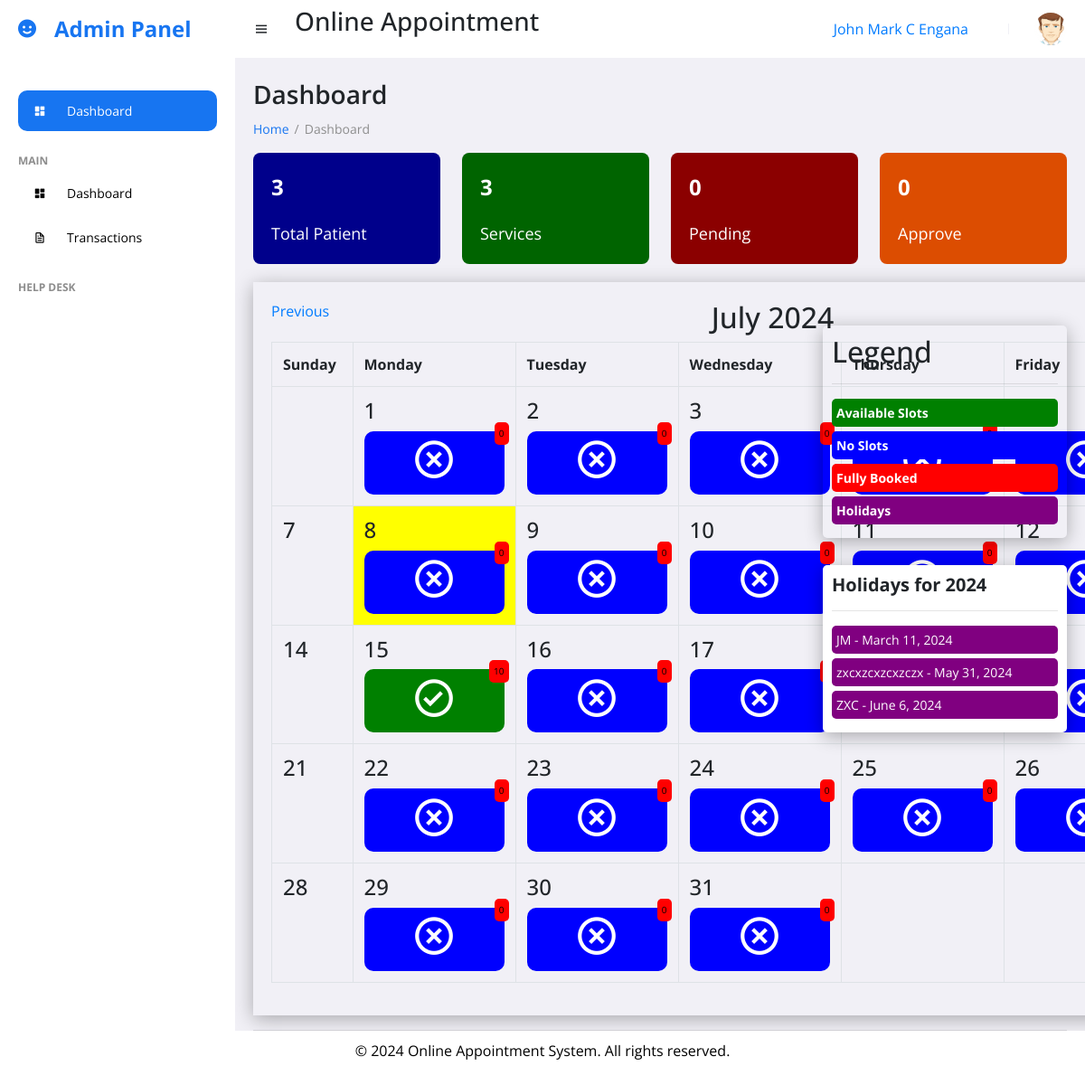
The app's page /patient/index.php (signed in) with its own data.
### tables this page shows
CREATE TABLE `tbl_holidays` (
  `id` int(11) NOT NULL,
  `date` varchar(50) NOT NULL,
  `description` varchar(100) NOT NULL
);

### patient/index.php (the view, shortened to what this page needs)
<!DOCTYPE html>
<html lang="en">
<head>
	<link rel="stylesheet" href="sweetalert2.min.css">
	<link rel="stylesheet" href="https://cdn.jsdelivr.net/npm/bootstrap@4.0.0/dist/css/bootstrap.min.css">
	<link href='https://unpkg.com/boxicons@2.0.9/css/boxicons.min.css' rel='stylesheet'>
	<link href="https://cdn.datatables.net/1.13.4/css/jquery.dataTables.min.css" rel="stylesheet">
	<link rel="stylesheet" href="../css/style.css">
</head>
<body>
	<?php
		include ("includes/sidebar.php");
		?>
	<section id="content">
		<?php
		include ("includes/navbar.php");
		?>
		<main>
			<h1 class="title">Dashboard</h1>
			<ul class="breadcrumbs">
				<li><a href="#">Home</a></li>
				<li class="divider">/</li>
				<li><a href="#" class="active">Dashboard</a></li>
			</ul>
			<div class="dashboard-row">
            <?php
include("../querys/db_config.php");
$sql = "SELECT COUNT(*) AS totalPatients FROM tbl_transaction";
$result = $connection->query($sql);
if ($result) {
    $row = $result->fetch_assoc();
    $totalPatients = $row['totalPatients'];
} else {
    $totalPatients = 'N/A';
}
?>
    <div class="dashboard-element total-patient">
        <div class="count"><?php echo $totalPatients; ?></div>
        <div class="textpanel">Total Patient</div>
    </div>
    <?php
include("../querys/db_config.php");
$sql = "SELECT COUNT(*) AS totalServices FROM tbl_service";
$result = $connection->query($sql);
if ($result) {
    $row = $result->fetch_assoc();
    $totalServices = $row['totalServices'];
} else {
    $totalServices = '0';
}
?>
    <div class="dashboard-element services">
    <div class="count"><?php echo $totalServices; ?></div>
        <div class="textpanel">Services</div>
    </div>
    <?php
include("../querys/db_config.php");
$sqlTotalPending = "SELECT COUNT(*) AS totalPending FROM tbl_transaction WHERE status = 'Pending'";
$resultTotalPending = $connection->query($sqlTotalPending);
if ($resultTotalPending) {
    $rowTotalPending = $resultTotalPending->fetch_assoc();
    $totalPending = $rowTotalPending['totalPending'];
} else {
    $totalPending = '0';
}
?>
    <div class="dashboard-element pending">
    <div class="count"><?php echo $totalPending; ?></div>
        <div class="textpanel">Pending</div>
    </div>
    <?php
include("../querys/db_config.php");
$sqlTotalApprove = "SELECT COUNT(*) AS totalApprove FROM tbl_transaction WHERE status = 'Approve'";
$resultTotalApprove = $connection->query($sqlTotalApprove);
if ($resultTotalApprove) {
    $rowTotalApprove = $resultTotalApprove->fetch_assoc();
    $totalApprove = $rowTotalApprove['totalApprove'];
} else {
    $totalApprove = '0';
}
?>
    <div class="dashboard-element approve">
    <div class="count"><?php echo $totalApprove; ?></div>
        <div class="textpanel">Approve</div>
    </div>
     </div>
           <div class="containerforcalendar">
            <div class="row">
				<div class="col-md-12">
<?php
				include ("calendar.php");
				?>
              </div>
			  </div>
			  </div>
			  <div class="legend-container">
    <h2>Legend</h2>
	<hr>
    <ul class="legend">
        <li class="legend-item legend-green">Available Slots</li>
        <li class="legend-item legend-blue">No Slots</li>
        <li class="legend-item legend-red">Fully Booked</li>
        <li class="legend-item legend-purple">Holidays</li>
    </ul>
</div>
	<?php
include("../querys/db_config.php");
$sql = "SELECT * FROM tbl_holidays ";
$result = mysqli_query($connection, $sql);
if (mysqli_num_rows($result) > 0) {
    echo "<div class='holiday-container'>";
    echo "<h2>Holidays for 2024</h2>";
    echo "<hr>";
    echo "<ul class='holiday-list'>";
    while ($row = mysqli_fetch_assoc($result)) {
        $holidayDate = date('F j, Y', strtotime($row['date']));
        $holidayName = $row['description'];
        echo "<li class='legend-item legend-purple'>$holidayName - $holidayDate</li>";
    }
    echo "</ul>";
    echo "</div>";
} else {
    echo "<p>No holidays found for 2024.</p>";
}
?>
		</main>
	</section>
	<?php
		include ("includes/footer.php");
		?>
</body>
</html>

### css/style.css (style rules this page uses)
.dashboard-row { display: flex; justify-content: space-between; }
.dashboard-element { border-radius: 8px; padding: 20px; width: 23%; text-align: left; }
.total-patient { background-color: #00008B; }
.services { background-color: #006400; }
.pending { background-color: #8B0000; }
.approve { background-color: #DC4D01; }
.count { font-size: 24px; color: white; font-weight: bold; top: 10px; left: 10px; }
.textpanel { font-size: 18px; margin-top: 20px; color: white; }
.containerforcalendar { margin-top: 20px; box-shadow: 0 4px 20px rgba(0, 0, 0, 0.3); padding: 20px; width: 1120px; }
.legend-container { position: absolute; top: 360px; right: 20px; box-shadow: 0 4px 20px rgba(0, 0, 0, 0.3); padding: 10px; border-radius: 5px; width: 270px; }
.legend { list-style-type: none; padding: 0; margin: 0; font-weight: bolder; margin-bottom: 5px; }
.legend-item { padding: 5px; border-radius: 5px; font-size: 14px; margin-bottom: 5px; }
.legend-green { background-color: green; color: white; }
.legend-blue { background-color: blue; color: white; }
.legend-red { background-color: red; color: white; }
.legend-purple { background-color: purple; color: white; }
.holiday-container { position: absolute; top: 625px; right: 20px; box-shadow: 0 4px 20px rgba(0, 0, 0, 0.3); padding: 10px; border-radius: 5px; width: 270px; background-color: #ffffff; }
.holiday-container h2 { margin-top: 0; font-size: 20px; font-weight: bold; }
.holiday-container ul { list-style-type: none; padding: 0; margin: 0; }
.holiday-container li { font-size: 14px; margin-bottom: 5px; }
* { font-family: 'Open Sans', sans-serif; margin: 0; padding: 0; box-sizing: border-box; }
:root { --grey: #F1F0F6; --dark-grey: #8D8D8D; --light: #fff; --dark: #000; --green: #81D43A; --light-green: #E3FFCB; --blue: #1775F1; --light-blue: #D0E4FF; --dark-blue: #0C5FCD; --red: #FC3B56; }
html { overflow-x: hidden; }
body { background: var(--grey); overflow-x: hidden; }
a { text-decoration: none; }
li { list-style: none; }
#content { position: relative; width: calc(100% - 260px); left: 260px; transition: all .3s ease; }
main { width: 100%; padding: 24px 20px 20px 20px; }
main .title { font-size: 28px; font-weight: 600; margin-bottom: 10px; }
main .breadcrumbs { display: flex; grid-gap: 6px; }
main .breadcrumbs li, main .breadcrumbs li a { font-size: 14px; }
main .breadcrumbs li a { color: var(--blue); }
main .breadcrumbs li a.active, main .breadcrumbs li.divider { color: var(--dark-grey); pointer-events: none; }

### records on screen
tbl_holidays: description "JM", date "March 11, 2024"
tbl_holidays: description "zxcxzcxzcxzczx", date "May 31, 2024"
tbl_holidays: description "ZXC", date "June 6, 2024"

### other values on screen
$fullName "John Mark C Engana"
$totalPatients "3"
$totalServices "3"
$totalPending "0"
$totalApprove "0"
$monthName "July"
$year "2024"
$day "Sunday"
$day "Monday"
$day "Tuesday"
$day "Wednesday"
$day "Thursday"
$day "Friday"
$slot "10"
